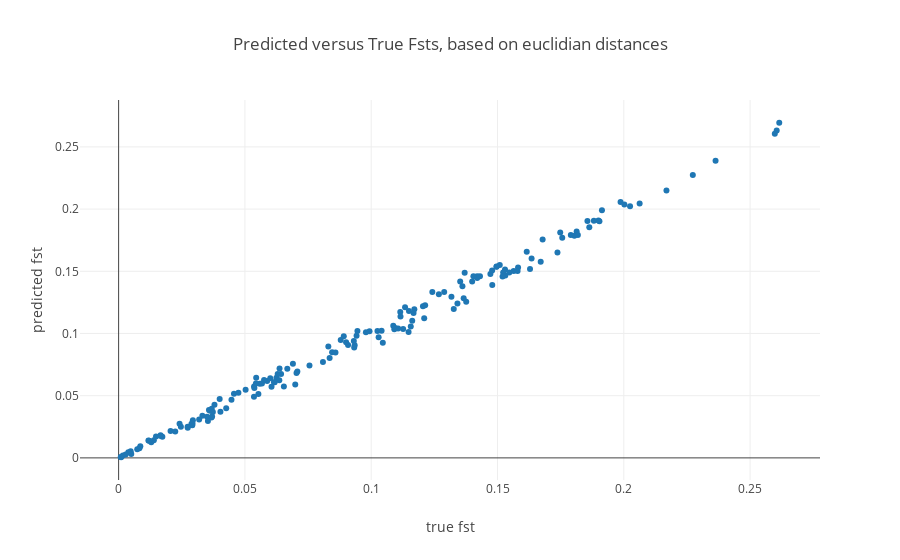

The code cell stored with this chart in its notebook:
### Code cell
if Predict:
    fig_data= [go.Scatter(
        x= [m_coeff_II * np.exp(m_coeff*np.log(x) + b) + b_II for x in unbiased_pairwise],
        y= [x for x in fst_store],
        mode= 'markers'
        )
    ]

    layout = go.Layout(
        title= 'Predicted versus True Fsts, based on euclidian distances',
        yaxis=dict(
            title='predicted fst'),
        xaxis=dict(
            title='true fst')
    )

    fig= go.Figure(data=fig_data, layout=layout)
    iplot(fig)

### Figure 1 — Plotly figure (JSON) as saved in the notebook; plotly's stock layout.template omitted (floating-point values rounded to 4 significant figures; data arrays with more than 128 entries replaced by an {"elided": "..."} marker saying what was removed)
{"data": [{"mode": "markers", "type": "scatter", "x": {"elided": "168 float values"}, "y": {"elided": "168 float values"}}], "layout": {"title": "Predicted versus True Fsts, based on euclidian distances", "xaxis": {"title": "true fst"}, "yaxis": {"title": "predicted fst"}}}
